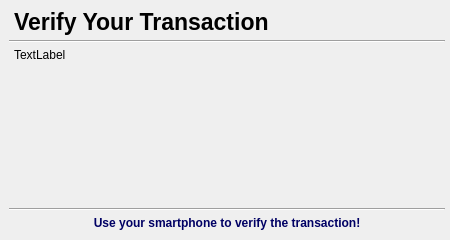
<?xml version="1.0" encoding="UTF-8"?>
<ui version="4.0">
 <class>SignConfirmationDialog</class>
 <widget class="QWidget" name="SignConfirmationDialog">
  <property name="geometry">
   <rect>
    <x>0</x>
    <y>0</y>
    <width>450</width>
    <height>240</height>
   </rect>
  </property>
  <widget class="QWidget" name="verticalLayoutWidget">
   <property name="geometry">
    <rect>
     <x>-1</x>
     <y>-1</y>
     <width>451</width>
     <height>241</height>
    </rect>
   </property>
   <layout class="QVBoxLayout" name="verticalLayout">
    <property name="spacing">
     <number>5</number>
    </property>
    <property name="leftMargin">
     <number>10</number>
    </property>
    <property name="topMargin">
     <number>10</number>
    </property>
    <property name="rightMargin">
     <number>5</number>
    </property>
    <item>
     <layout class="QHBoxLayout" name="horizontalLayout">
      <property name="spacing">
       <number>0</number>
      </property>
      <property name="leftMargin">
       <number>5</number>
      </property>
      <item>
       <widget class="QLabel" name="titleLabel">
        <property name="font">
         <font>
          <pointsize>17</pointsize>
          <weight>75</weight>
          <bold>true</bold>
         </font>
        </property>
        <property name="text">
         <string>Verify Your Transaction</string>
        </property>
       </widget>
      </item>
     </layout>
    </item>
    <item>
     <widget class="Line" name="line">
      <property name="orientation">
       <enum>Qt::Horizontal</enum>
      </property>
     </widget>
    </item>
    <item>
     <layout class="QHBoxLayout" name="horizontalLayout_6">
      <property name="leftMargin">
       <number>5</number>
      </property>
      <property name="rightMargin">
       <number>5</number>
      </property>
      <property name="bottomMargin">
       <number>0</number>
      </property>
      <item>
       <widget class="QLabel" name="longTextLabel">
        <property name="text">
         <string notr="true">TextLabel</string>
        </property>
        <property name="wordWrap">
         <bool>true</bool>
        </property>
       </widget>
      </item>
     </layout>
    </item>
    <item>
     <spacer name="verticalSpacer">
      <property name="orientation">
       <enum>Qt::Vertical</enum>
      </property>
      <property name="sizeHint" stdset="0">
       <size>
        <width>20</width>
        <height>40</height>
       </size>
      </property>
     </spacer>
    </item>
    <item>
     <layout class="QHBoxLayout" name="horizontalLayout_4">
      <property name="bottomMargin">
       <number>10</number>
      </property>
      <item>
       <widget class="QPushButton" name="pushButton_2">
        <property name="text">
         <string/>
        </property>
        <property name="flat">
         <bool>true</bool>
        </property>
       </widget>
      </item>
      <item>
       <widget class="QPushButton" name="pushButton">
        <property name="text">
         <string/>
        </property>
        <property name="flat">
         <bool>true</bool>
        </property>
       </widget>
      </item>
     </layout>
    </item>
    <item>
     <widget class="Line" name="line_2">
      <property name="orientation">
       <enum>Qt::Horizontal</enum>
      </property>
     </widget>
    </item>
    <item>
     <layout class="QHBoxLayout" name="horizontalLayout_5">
      <property name="bottomMargin">
       <number>10</number>
      </property>
      <item>
       <widget class="QLabel" name="smartphoneInfo">
        <property name="font">
         <font>
          <weight>75</weight>
          <bold>true</bold>
         </font>
        </property>
        <property name="styleSheet">
         <string notr="true">color: rgb(0,0,100)</string>
        </property>
        <property name="text">
         <string>Use your smartphone to verify the transaction!</string>
        </property>
        <property name="alignment">
         <set>Qt::AlignCenter</set>
        </property>
       </widget>
      </item>
     </layout>
    </item>
   </layout>
  </widget>
  <widget class="QWidget" name="bgWidget" native="true">
   <property name="enabled">
    <bool>true</bool>
   </property>
   <property name="geometry">
    <rect>
     <x>0</x>
     <y>0</y>
     <width>450</width>
     <height>241</height>
    </rect>
   </property>
   <property name="styleSheet">
    <string notr="true">border:1px;</string>
   </property>
  </widget>
  <zorder>bgWidget</zorder>
  <zorder>verticalLayoutWidget</zorder>
 </widget>
 <resources/>
 <connections/>
</ui>
